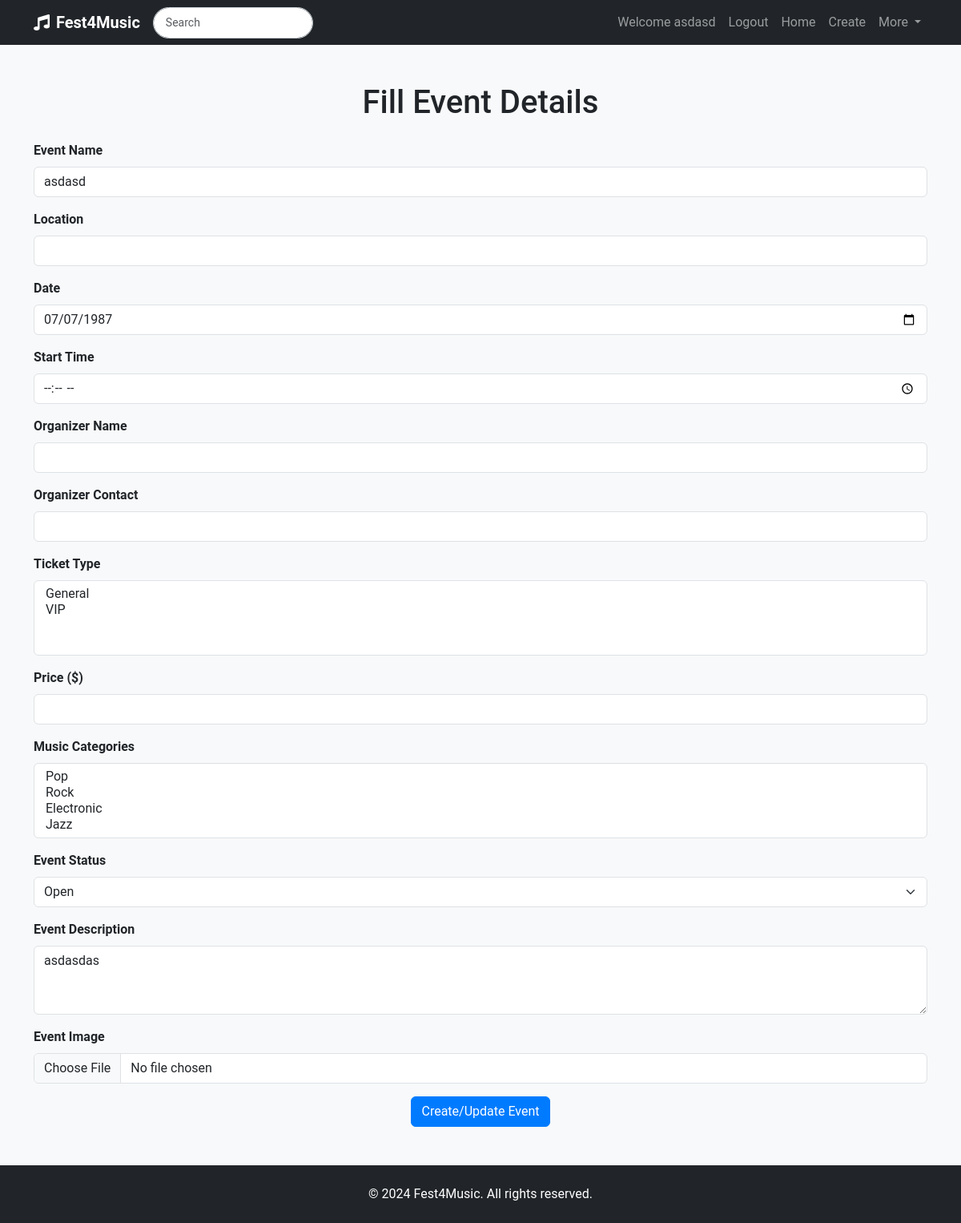
Page /event/edit/1 (signed in) on the earlier database version.
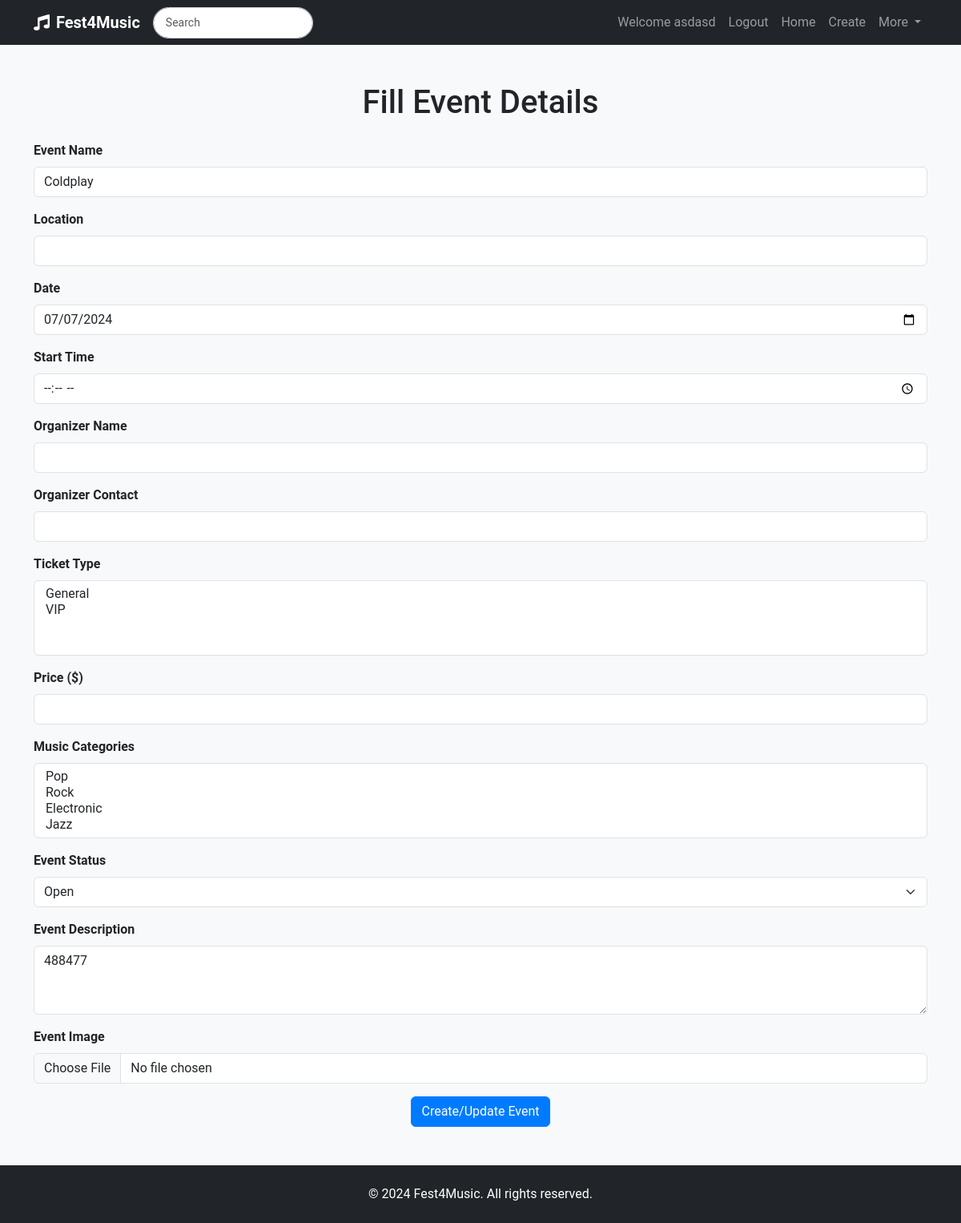
Same page on the later database version.
### website/models.py (models this page shows)
class Event(db.Model):
    id = db.Column(db.Integer, primary_key=True)
    title = db.Column(db.String(100), nullable=False)
    description = db.Column(db.Text)
    date = db.Column(db.Date, nullable=False)
    time = db.Column(db.Time, nullable=False)
    image = db.Column(db.String(400))
    venue = db.Column(db.String(400))
    status = db.Column(db.String(20), nullable=False)
    category = db.Column(db.String(50), nullable=False)
    price = db.Column(db.Integer)
    user_id = db.Column(db.Integer, db.ForeignKey('user.id'), nullable=False)
    comments = db.relationship('Comment', backref='event', lazy=True)

### website/views.py (the view, shortened to what this page needs)
@main_bp.route('/event/edit/<int:event_id>', methods=['GET', 'POST'])
@login_required
def edit_event(event_id):
    event = Event.query.get_or_404(event_id)
    if event.user_id!= current_user.id:
        flash('You are not authorized to edit this event.', 'warning')
        return redirect(url_for('main.index'))
    form = EventForm(obj=event)
    return render_template('create.html', form=form, event_id=event_id)

### website/forms.py
class EventForm(FlaskForm):
    title = StringField('Event Name', validators=[DataRequired()])
    location = StringField('Location', validators=[DataRequired()])
    date = DateField('Date', validators=[DataRequired()])
    start_time = TimeField('Start Time', validators=[DataRequired()])
    organizer_name = StringField('Organizer Name', validators=[DataRequired()])
    organizer_contact = StringField('Organizer Contact', validators=[DataRequired()])
    ticket_type = SelectMultipleField('Ticket Type', choices=[('general', 'General'), ('vip', 'VIP')],coerce=str)
    ticket_price = StringField('Price ($)', validators=[DataRequired()])
    music_categories = SelectMultipleField('Music Categories', choices=[
        ('pop', 'Pop'), ('rock', 'Rock'), ('electronic', 'Electronic'), ('jazz', 'Jazz')
    ], coerce=str)
    description = TextAreaField('Event Description', validators=[DataRequired()])
    image = FileField('Event Image', validators=[DataRequired()])
    status = SelectField('Event Status', choices=[('Open', 'Open'), ('Inactive', 'Inactive'), ('Sold Out', 'Sold Out'), ('Cancelled', 'Cancelled')], validators=[DataRequired()])
    submit = SubmitField('Create/Update Event')

### website/templates/create.html (shortened to what this page needs)
{% extends 'base.html' %}
{% block content %}
<div class="container my-5">
    <h1 class="text-center mb-4">Fill Event Details</h1>
    <form method="post" enctype="multipart/form-data">
        <div class="mb-3">
            {{ form.title.label(class="form-label") }}
            {{ form.title(class="form-control") }}
        </div>
        <div class="mb-3">
            {{ form.location.label(class="form-label") }}
            {{ form.location(class="form-control") }}
        </div>
        <div class="mb-3">
            {{ form.date.label(class="form-label") }}
            {{ form.date(class="form-control") }}
        </div>
        <div class="mb-3">
            {{ form.start_time.label(class="form-label") }}
            {{ form.start_time(class="form-control") }}
        </div>
        <div class="mb-3">
            {{ form.organizer_name.label(class="form-label") }}
            {{ form.organizer_name(class="form-control") }}
        </div>
        <div class="mb-3">
            {{ form.organizer_contact.label(class="form-label") }}
            {{ form.organizer_contact(class="form-control") }}
        </div>
        <div class="mb-3">
            {{ form.ticket_type.label(class="form-label") }}
            {{ form.ticket_type(class="form-select") }}
        </div>
        <div class="mb-3">
            {{ form.ticket_price.label(class="form-label") }}
            {{ form.ticket_price(class="form-control") }}
        </div>
        <div class="mb-3">
            {{ form.music_categories.label(class="form-label") }}
            {{ form.music_categories(class="form-control") }}
        </div>
        <div class="mb-3">
            {{ form.status.label(class="form-label") }}
            {{ form.status(class="form-select") }}
        </div>
        <div class="mb-3">
            {{ form.description.label(class="form-label") }}
            {{ form.description(class="form-control", rows="3") }}
        </div>
        <div class="mb-3">
            {{ form.image.label(class="form-label") }}
            {{ form.image(class="form-control") }}
        </div>
        <div class="text-center">
            {{ form.submit(class="btn btn-primary") }}
        </div>
    </form>
</div>
{% endblock %}

Differences in the rows shown:
changed Event "Open": title "asdasd" → "Coldplay"; date "07/07/1987" → "07/07/2024"; description "asdasdas" → "488477"
